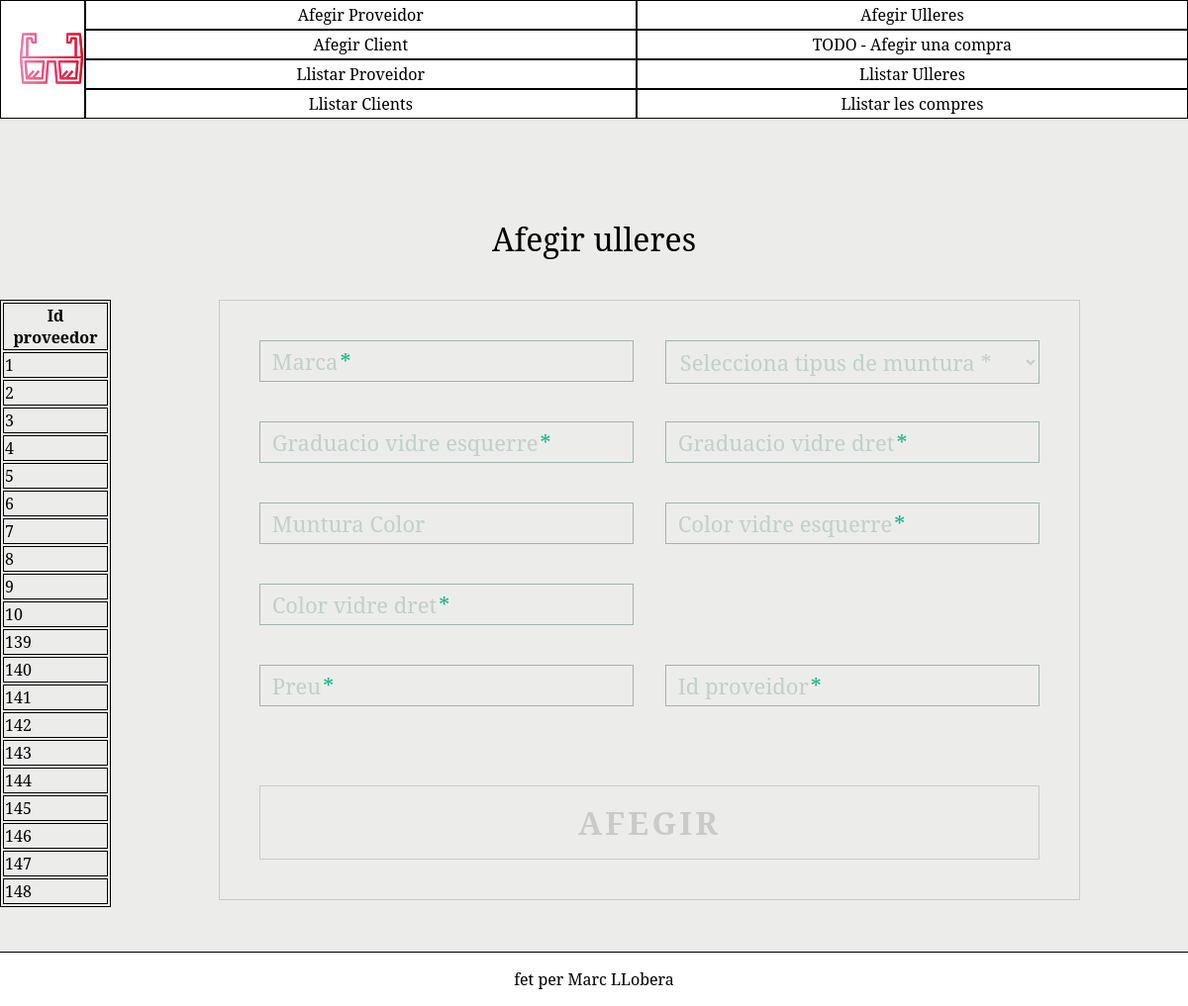
The page /afegir_ulleres.php on the database its author committed.
### tables this page shows
CREATE TABLE `clients` (
  `id` int(11) UNSIGNED NOT NULL,
  `nom` varchar(45) NOT NULL,
  `adress` varchar(100) NOT NULL,
  `telefon` int(9) DEFAULT NULL,
  `email` varchar(100) NOT NULL,
  `data_registre` timestamp NOT NULL DEFAULT current_timestamp() ON UPDATE current_timestamp(),
  `id_client_recomanat` int(11) UNSIGNED DEFAULT NULL
);

### afegir_ulleres.php (the view, shortened to what this page needs)
<!DOCTYPE html>
<html lang="en">
<head>
    <link rel="stylesheet" href="css/style.css">
</head>
<?php require_once 'header.php';?>
<?php require_once 'conection.php';?>
<main>
    <h1>Afegir ulleres</h1>
    <div class="espai-ullerees">
        <div class="espai-proveidors">
            <?php
            $query = "SELECT * FROM `clients`";
            $result3 = mysqli_query($connect, $query);
            ?>
            <table>
                <tr>
                    <th>Id proveedor</th>
                    <?php while($row3 = mysqli_fetch_array($result3)):;?>
                </tr>
                <tr>
                    <td><?php echo $row3[0];?></td>
                    <?php endwhile;?>
                </tr>
            </table>
        </div>
        <div class="espai-formulari">
            <form action="#" method="post">
                <div class="dalt">
                    <div class="part">
                        <label>
                            Marca<span class="req">*</span>
                        </label>
                        <input type="text" name="marca" required id="marca" />
                    </div>
                    <div class="part">
                        <select name="muntura">
                            <option value="none" selected>Selecciona tipus de muntura *</option>
                        </select>
                    </div>
                </div>
                <div class="dalt">
                    <div class="part">
                        <label>
                            Graduacio vidre esquerre<span class="req">*</span>
                        </label>
                        <input type="number" name="graduacio_left" required id="graduacio_left" step="any" max="99" />
                    </div>
                    <div class="part">
                        <label>
                            Graduacio vidre dret<span class="req">*</span>
                        </label>
                        <input type="number" name="graduacio_right" required id="graduacio_right" step="any" max="99" />
                    </div>
                </div>
                <div class="dalt">
                    <div class="part">
                        <label>
                            Muntura Color
                        </label>
                        <input type="text" name="muntura_color" id="muntura_color" />
                    </div>
                    <div class="part">
                        <label>
                            Color vidre esquerre<span class="req">*</span>
                        </label>
                        <input type="text" name="vidre_left_color" required id="vidre_left_color" />
                    </div>
                </div>
                <div class="dalt">
                    <div class="part">
                        <label>
                            Color vidre dret<span class="req">*</span>
                        </label>
                        <input type="text" name="vidre_right_color" required id="vidre_right_color" />
                    </div>
                    <div class="part">
                        <label>
                            Preu<span class="req">*</span>
                        </label>
                        <input type="number" name="preu" required id="preu" step="any" max="99999" />
                    </div>
                    <div class="part">
                        <label>
                            Id proveidor<span class="req">*</span>
                        </label>
                        <input type="number" name="id_proveidor" required id="id_proveidor" step="any" />
                    </div>
                </div>
                <button type="submit" name="boto-summit" class="button button-block" />Afegir</button>
            </form>
        </div>
    </div>
</main>
<?php require_once 'footer.php';?>
</body>
</html>

### header.php
<div class="container-header">
    <header>
        <div class="header">
            <div class="logo">
                <ul class="logul">
                    <li class="logospace"><a href="index.php">
                            <img src="./img/logo.png">
                        </a></li>
                </ul>
            </div>
            <div class="menu">
                <ul>
                    <li><a href="afegir_proveidor.php">Afegir Proveidor</a></li>
                    <li><a href="afegir_ulleres.php">Afegir Ulleres</a></li>
                    <li><a href="afegir_client.php">Afegir Client</a></li>
                    <li><a href="#">TODO - Afegir una compra</a></li>
                    <li><a href="llistar_proveidor.php">Llistar Proveidor</a></li>
                    <li><a href="llistar_ulleres.php">Llistar Ulleres</a></li>
                    <li><a href="llistar_clients.php">Llistar Clients</a></li>
                    <li><a href="llistar_compra.php">Llistar les compres</a></li>
                </ul>
            </div>
        </div>
    </header>
</div>

### footer.php
<footer>
<p>fet per Marc LLobera</p>
</footer>

### css/style.css (style rules this page uses)
* { font-family: 'Noto Serif', serif; }
*, *:before, *:after { box-sizing: border-box; }
html { overflow-y: scroll; background-color: #4d54411a; }
main { padding: 200px 0px 100px; }
.container-header { width: 100%; }
header { margin-top: -16px; position: fixed; top: 0; }
.header { display: flex; }
.logo { width: 20vw; height: 120px; background-color: #fff; border: 1px solid; margin-top: 16px; }
.menu ul { display: flex; list-style-type: none; padding-inline-start: 0px; flex-wrap: wrap; }
.logospace { padding: 10px 0px 0px 1.6vw; }
ul.logul { padding-inline-start: 0px; list-style-type: none; }
.menu ul li { flex-grow: 1; width: 33vw; height: 30px; text-align: center; border: 1px solid black; padding-top: 3px; background-color: #fff; }
a { text-decoration: none; color: #000 }
table { margin: auto; }
table, th, tr, td { border: 1px solid black; }
form { padding: 40px; border: 1px solid #cacaca; width: 80%; margin: auto; }
h1 { text-align: center; color: #000; font-weight: 300; margin: 0 0 40px; padding: 20px 0px 0px; }
label { position: absolute; transform: translateY(6px); left: 13px; color: rgb(47 100 89 / 22%); transition: all 0.25s ease; pointer-events: none; font-size: 22px; }
label .req { margin: 2px; color: #1ab188; }
input, textarea, select { font-size: 22px; display: block; width: 100%; height: 100%; padding: 5px 10px; background: none; background-image: none; border: 1px solid #a0b3b0; color: #000; border-radius: 0; transition: border-color .25s ease, box-shadow .25s ease; }
select { color: rgb(47 100 89 / 22%); }
.part { position: relative; margin-bottom: 40px; }
.dalt:after { content: ""; display: table; clear: both; }
.dalt>div { float: left; width: 48%; margin-right: 4%; }
.dalt>div:last-child { margin: 0; }
.button { border: 0; outline: none; border-radius: 0; padding: 15px 0; font-size: 2rem; font-weight: 600; text-transform: uppercase; letter-spacing: .1em; background: transparent; color: #cacaca; transition: all 0.5s ease; -webkit-appearance: none; border: 1px solid; margin-top: 40px; }
.button-block { display: block; width: 100%; }
.espai-ullerees { display: flex; }
footer { background-color: #fff; border-top: 1px solid; text-align: center; position: fixed; margin: auto; width: 100%; bottom: 0; }

### rows shown on the page
clients: id "1"
clients: id "2"
clients: id "3"
clients: id "4"
clients: id "5"
clients: id "6"
clients: id "7"
clients: id "8"
clients: id "9"
clients: id "10"
clients: id "139"
clients: id "140"
clients: id "141"
clients: id "142"
clients: id "143"
clients: id "144"
clients: id "145"
clients: id "146"
clients: id "147"
clients: id "148"
